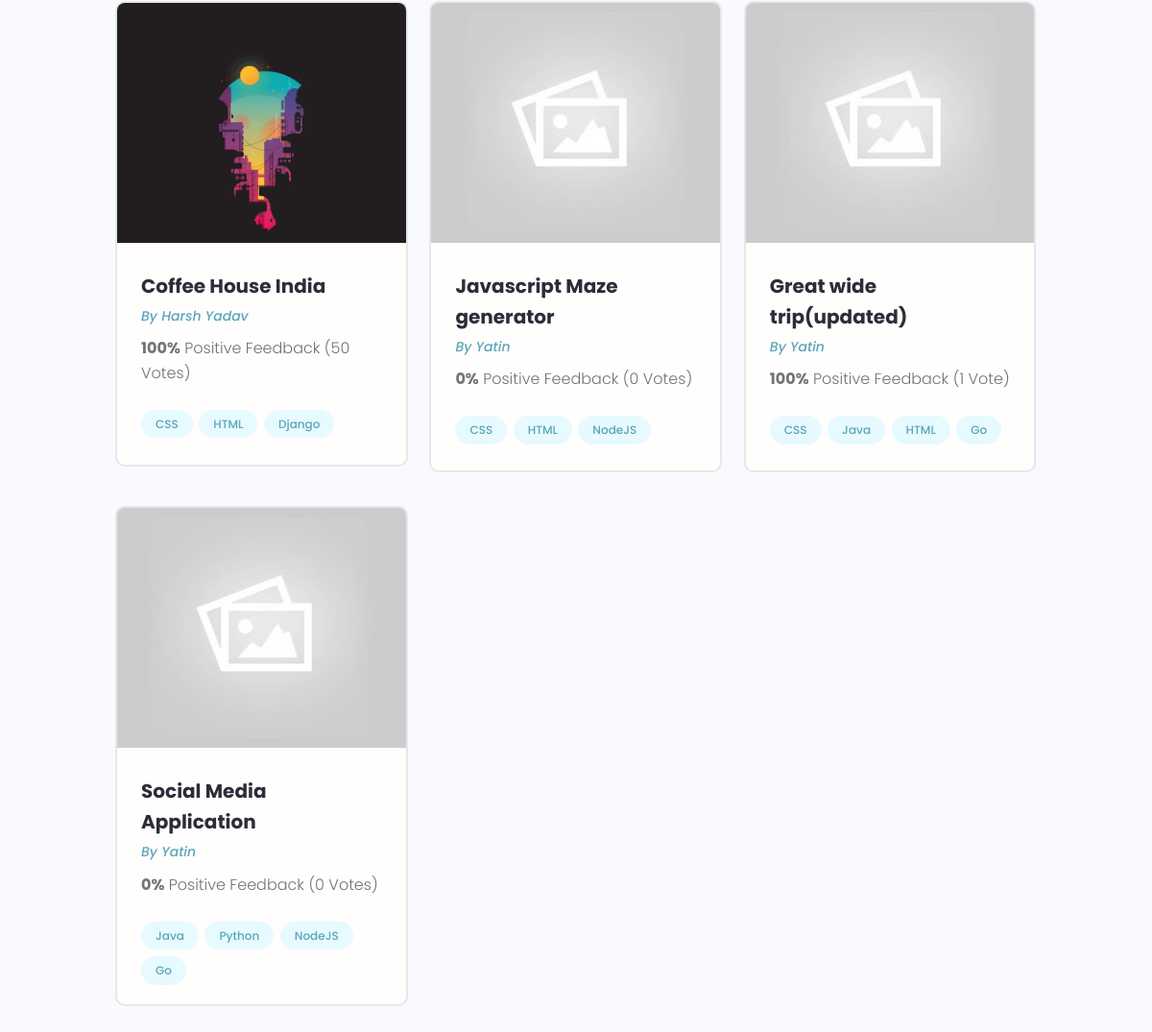
The page /projects/ (lower part) on the database as committed earlier.
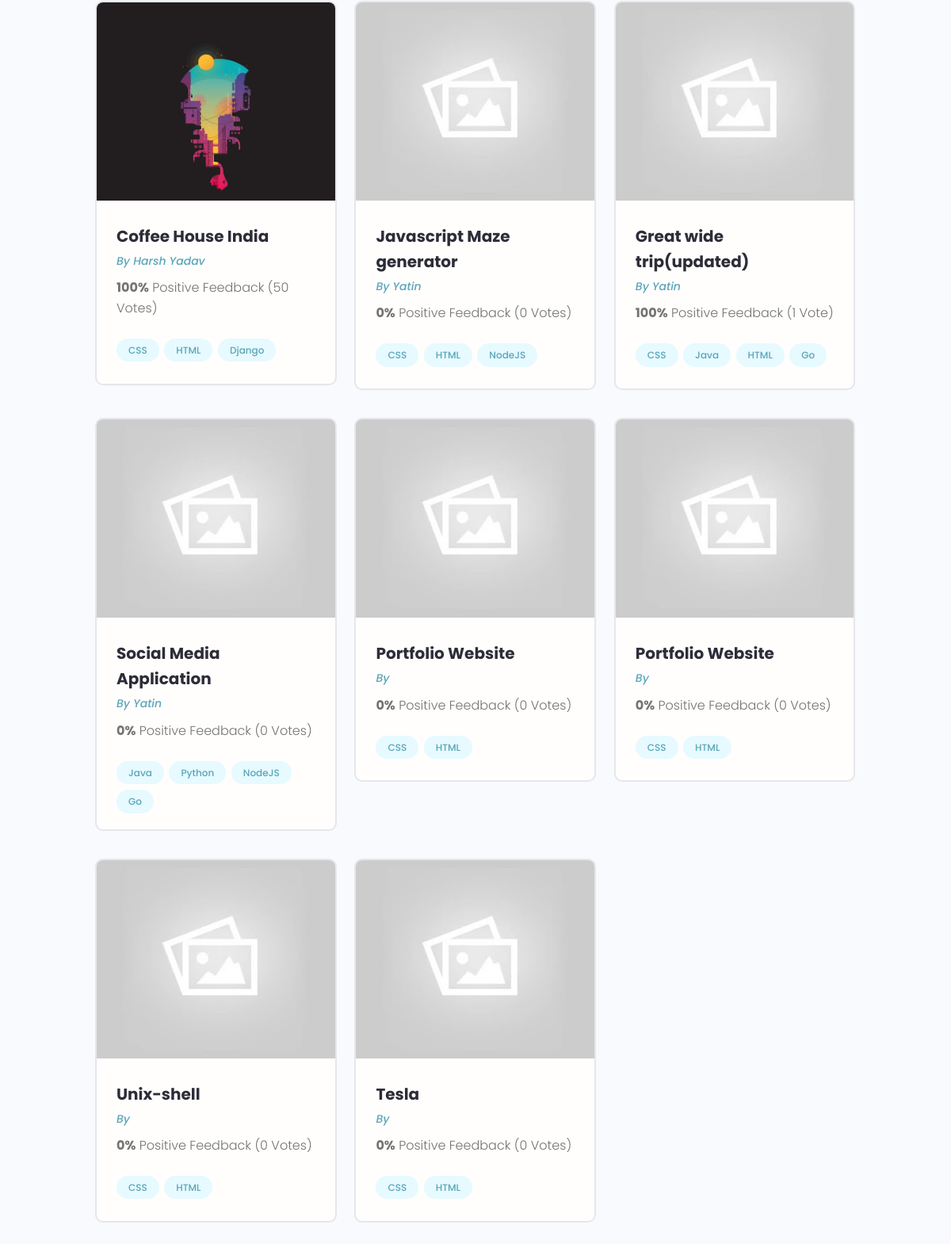
The same page on the database as committed later.
### projects/models.py (models this page shows)
class Project(models.Model):
    owner = models.ForeignKey(Profile, on_delete=models.SET_NULL, null=True, blank=True)
    title = models.CharField(max_length=200)
    description = models.TextField(null=True, blank=True)
    feature_image = models.ImageField(
        null=True, blank=True, default='default.jpg')
    demo_link = models.CharField(max_length=1000, null=True, blank=True)
    source_link = models.CharField(max_length=1000, null=True, blank=True)
    vote_total = models.IntegerField(default=0)
    vote_ratio = models.IntegerField(default=0)
    tags = models.ManyToManyField('Tag', blank=True)
    created = models.DateTimeField(auto_now_add=True)
    id = models.UUIDField(default = uuid.uuid4, unique = True, primary_key=True, editable=False)
    def __str__(self):
        return self.title

class Tag(models.Model):
    name = models.CharField(max_length=200)
    created = models.DateTimeField(auto_now_add=True)
    id = models.UUIDField(default = uuid.uuid4, unique = True, primary_key=True, editable=False)
    def __str__(self):
        return self.name

### users/models.py (models this page shows, shortened)
class Profile(models.Model):
    user = models.OneToOneField(User, on_delete=models.CASCADE, null=True, blank=True)
    name = models.CharField(max_length=200, null=True, blank=True)
    email = models.EmailField(max_length=500, blank=True, null=True)
    username = models.CharField(max_length=200, null=True, blank=True)
    location = models.CharField(max_length=200, null=True, blank=True)
    short_intro = models.CharField(max_length=500, blank=True, null=True)
    bio = models.TextField(blank=True, null=True)
    profile_image = models.ImageField(null=True, blank=True, upload_to='profiles/', default='profiles/user-default.png')
    social_github = models.CharField(max_length=200, null=True, blank=True)
    social_twitter = models.CharField(max_length=200, null=True, blank=True)
    social_linkedin = models.CharField(max_length=200, null=True, blank=True)
    social_youtube = models.CharField(max_length=200, null=True, blank=True)
    social_website = models.CharField(max_length=200, null=True, blank=True)
    created = models.DateTimeField(auto_now_add=True)
    id = models.UUIDField(default = uuid.uuid4, unique = True, primary_key=True, editable=False)

### projects/views.py (the view)
# urls.py: path('projects/', include('projects.urls')),
def projects(request):
    projects = Project.objects.all()
    print('PROJECT: ', projects)
    context = {'projects':projects}
    return render(request, 'projects/projects.html', context)

### projects/templates/projects/projects.html (shortened to what this page needs)
{% extends 'main.html' %}
{% block content %}
  <main class="projects">
    <section class="projectsList">
      <div class="container">
        <div class="grid grid--three">
        {% for project in projects %}
            <div class="column">
                <div class="card project">
                <a href="{% url 'project' project.id %}" class="project">
                    <img class="project__thumbnail" src="{{project.feature_image.url}}" alt="project thumbnail" />
                    <div class="card__body">
                    <h3 class="project__title">{{project.title}}</h3>
                    <p><a class="project__author" href="#">By {{project.owner.name}}</a></p>
                    <p class="project--rating">
                        <span style="font-weight: bold;">{{project.vote_ratio}}%</span> Positive
                        Feedback ({{project.vote_total}} Vote{{project.vote_total|pluralize:"s"}})
                    </p>
                    <div class="project__tags">
                        {% for tag in project.tags.all %}
                            <span class="tag tag--pill tag--main">
                            <small>{{tag}}</small>
                            </span>
                        {% endfor %}
                    </div>
                    </div>
                </a>
                </div>
            </div>
        {% endfor %}
        </div>
      </div>
    </section>
  </main>
{% endblock content %}

### templates/main.html (shortened to what this page needs)
{% load static %}
<!DOCTYPE html>
<html>
<head>
    <link rel="stylesheet" href="https://cdn.iconmonstr.com/1.3.0/css/iconmonstr-iconic-font.min.css" />
    <link rel="stylesheet" href="{% static 'uikit/styles/uikit.css' %}" />
    <link rel="stylesheet" href="{% static 'styles/app.css' %}" />
</head>
<body>
    {% block content %}
    {% endblock content %}
</body>
</html>

### templates/navbar.html (shortened to what this page needs)
{% load static %}

### static/styles/app.css (style rules this page uses)
:root { --color-sub: #2d2d39; }
.card { border: 2px solid var(--color-light); }
img { width: 100%; }
.project__author { font-size: 1.4rem; font-style: italic; }
.project--rating { margin-bottom: 1.6em; margin-top: .5em; }
.projectsList { margin-top: 8rem; }
.project__thumbnail { height: 25rem; object-fit: cover; object-position: top center; }
.project__title { font-size: 2rem; font-weight: 700; color: var(--color-sub); }

### static/uikit/styles/modules/_variables.css (style rules this page uses)
:root { --color-main: #5aa5b9; --color-main-light: #e6faff; --color-sub: #3f4156; --color-sub-light: #51546e; --color-sub-lighter: #ededfd; --color-text: #737373; --color-gray: #8b8b8b; --color-light: #e5e7eb; --color-light-gray: #767676; --color-bg: #f8fafd; --color-white: #fffefd; --color-white-light: #f3f3f3; --color-success: #359e64; --color-success-bg: #def8e8; --color-error: #fc4b0b; --color-error-bg: #fff2ee; --font-base: 'Poppins', arial, helvetica, 'Segoe UI', roboto, ubuntu, sans-serif; --font-monospace: 'Fira Code', 'Courier New', courier, monospace; --font-regular: 300; --font-medium: 500; --font-bold: 700; --generic-shadow: 1px 1px 5px #00000010; --generic-transition: all 0.3s ease-in-out; }

### static/uikit/styles/modules/_base.css (style rules this page uses)
* { margin: 0; padding: 0; box-sizing: border-box; text-rendering: optimizeLegibility; color: inherit; font-size: inherit; }
html { font-size: 50%; }
@media only screen and (min-width: 480px) { html { font-size: 56.25%; } }
@media only screen and (min-width: 1200px) { html { font-size: 62.5%; } }
body { line-height: 1.6; font-weight: 400; font-size: 1.5rem; color: var(--color-text); background-color: var(--color-bg); min-height: 100vh; }

### static/uikit/styles/modules/_typography.css (style rules this page uses)
* { font-family: var(--font-base); }
h3 { font-size: 3.2rem; font-weight: var(--font-medium); }
p, span, strong { font-size: 1.6rem; color: var(--color-text); font-weight: var(--font-regular); }
a { padding-bottom: 2px; text-decoration: none; display: inline-block; color: var(--color-main); font-weight: var(--font-medium); }

### static/uikit/styles/modules/_utilities.css (style rules this page uses)
.container { width: 92%; max-width: 165rem; margin: 0 auto; box-sizing: border-box; }
@media screen and (min-width: 1000px) { .container { width: 90%; } }
@media screen and (min-width: 1200px) { .container { width: 80%; } }

### static/uikit/styles/modules/_card.css (style rules this page uses)
.card { border-radius: 1rem; background-color: var(--color-white); border: 1.5px solid var(--color-light); width: auto; height: auto; margin-top: 0.5rem; margin-bottom: 0.5rem; overflow: hidden; }
.card__body, .card__header { padding: 2rem 2.5rem; }

### static/uikit/styles/modules/_tag.css (style rules this page uses)
.tag { display: inline-flex; align-items: center; background-color: var(--color-sub); height: -webkit-fit-content; height: -moz-fit-content; height: fit-content; width: -webkit-fit-content; width: -moz-fit-content; width: fit-content; border-radius: 0.5rem; padding: 0.5rem 1.5rem; font-size: 1.2rem; cursor: pointer; }
.tag:not(:last-child) { margin-right: 0.25rem; margin-bottom: 0.75rem; }
.tag > small { color: var(--color-white); }
.tag--pill { border-radius: 5rem; }
.tag--main, .tag--main > small { background: var(--color-main-light); color: var(--color-main); font-weight: 500; }

### static/uikit/styles/modules/_grid.css (style rules this page uses)
.grid { display: flex; flex-wrap: wrap; justify-content: flex-start; align-items: stretch; }
.grid > .column { min-width: 28rem; margin-bottom: 2.5rem; }
.grid--three > .column { flex-basis: 100%; }
@media screen and (min-width: 800px) { .grid--three { margin-right: -2%; } }
@media screen and (min-width: 800px) { .grid--three > .column { margin-right: 2%; } }
@media screen and (min-width: 800px) { .grid--three > .column { flex-basis: 48%; } }
@media screen and (min-width: 1200px) { .grid--three { margin-right: -2.33%; } }
@media screen and (min-width: 1200px) { .grid--three > .column { margin-right: 2.33%; } }
@media screen and (min-width: 1200px) { .grid--three > .column { flex-basis: 31%; } }

Rows that differ between the two databases and show on the page:
added Project: feature_image (placeholder picture), title "Portfolio Website", vote_ratio "0", vote_total "0", Tag (name "CSS"), Tag (name "HTML")
added Project: feature_image (placeholder picture), title "Portfolio Website", vote_ratio "0", vote_total "0", Tag (name "CSS"), Tag (name "HTML")
added Project: feature_image (placeholder picture), title "Unix-shell", vote_ratio "0", vote_total "0", Tag (name "CSS"), Tag (name "HTML")
added Project: feature_image (placeholder picture), title "Tesla", vote_ratio "0", vote_total "0", Tag (name "CSS"), Tag (name "HTML")
